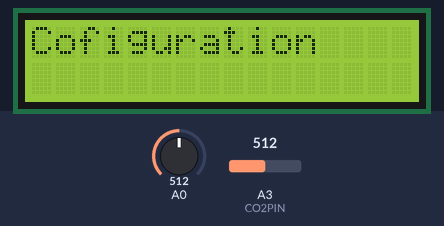
Simulated run of this sketch. Board: Arduino Uno, built with avr-gcc and run on an emulated ATmega328P. On the bench: 16×2 character LCD. The test bench sets the inputs (shaded band); at power-on: A0 = 512, A3 (CO2PIN) = 512. What the sketch prints to the serial monitor is not drawn.

Above: at 1.2 s.
1.3 s: A0 set to 900
At 2.5 s:
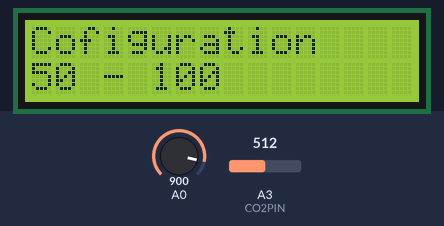
2.8 s: A0 set to 716
At 3.7 s:
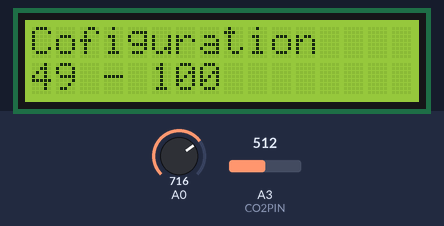
5.3 s: A0 set to 340
At 6.2 s:
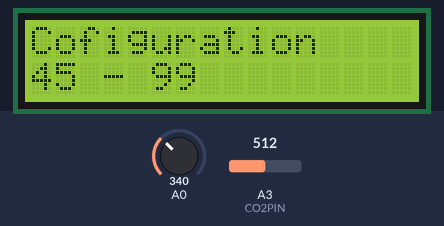
Timing chart, 0 to 8.3 s (numbered marks = the images above; inputs shaded):
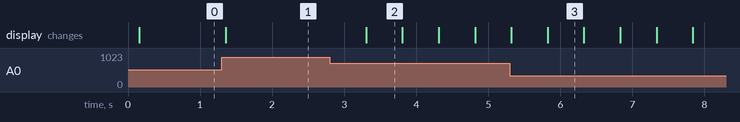

Measured:
- after the input at 1.3 s, the display: changes after 0.05 s (image 1)
- after the input at 2.8 s, the display: changes after 0.50 s (image 2)

The sketch:

meteostation.ino
```cpp
#include <LiquidCrystal.h>
#include <LCDKeypad.h>
#include <EEPROM.h>

#define CO2PIN A3

LCDKeypad lcd;

const int default_da = 50;
const int default_db = 100;

int da, db;

const int ppmMin = 350;
const int ppmMax = 10000;

float m, n;

void setup() {
  Serial.begin(9600);
  lcd.begin(16, 2);

  da = readWord(0);
   Serial.print("da: ");
   Serial.println(da);
  if (da <= 0) da = default_da;
  db = readWord(2);
   Serial.print("db: ");
   Serial.println(db);
  if (db <= da) db = max(default_db, da+20);

  prepareParams();
}

float volts;
int sensorValue, ppm, level;

void loop() {
   for (int i = 0; i < 4; i++)
   {
    sensorValue = analogRead(CO2PIN);
    delay(20);
   }

   lcd.setCursor(0,0);
   lcd.print(repeat(' ', 16));
   lcd.setCursor(0,0);

   lcd.print("D");
   lcd.print(sensorValue);

//   volts = valueToVoltage(sensorValue, 1);
//
//   lcd.print(" V");
//   lcd.print(volts);

   ppm = valueToPpm(sensorValue);

   lcd.print(" C");
   lcd.print(ppm);

   level = map(sensorValue, da, db, 16, 0);
//   Serial.print("Level1:");
//   Serial.println(level);
   level = constrain(level, 0, 16);
//   Serial.print("Level2:");
//   Serial.println(level);

  lcd.setCursor(0,1);
  lcd.print(repeat('#', level)+repeat(' ', 16-level));

  if (lcd.button()!=KEYPAD_NONE)
  {
    config();
  }

  delay(1000);
}

void config()
{
   lcd.clear();
   lcd.setCursor(0,0);
   lcd.print("Cofiguration");

    delay(50);
    while(lcd.button()!=KEYPAD_NONE)
    {
    }
    delay(50);


   int buttonPressed;

   for(;;)
   {
    lcd.setCursor(0,1);
    lcd.print(repeat(' ', 16));
    lcd.setCursor(0,1);
    lcd.print(da);
    lcd.print(" - ");
    lcd.print(db);

    while((buttonPressed=lcd.button())==KEYPAD_NONE)
    {
    }

     if (buttonPressed == KEYPAD_RIGHT)
     {
       break;
     }

     if (buttonPressed==KEYPAD_SELECT)
     {
       da = da - 1;
     }

     if (buttonPressed==KEYPAD_LEFT)
     {
       da = da + 1;
     }

     if (buttonPressed==KEYPAD_UP)
     {
       db = db + 1;
     }

     if (buttonPressed==KEYPAD_DOWN)
     {
       db = db - 1;
     }

     da = constrain(da, 0, 1023);
     db = constrain(db, da+1, 1023);

     delay(500);
   }
   writeWord(0, da);
   writeWord(2, db);

   prepareParams();
}

void prepareParams()
{
  m = pow(1.0*ppmMax/ppmMin, 1.0/(da - db));
  n = pow(m, -db)*ppmMin;
}

String repeat(char symbol, int times){
  if (times == 0) return String("");
  String res = String(symbol);
  for(;res.length()<times;)
    res += symbol;
   return res;
}

int valueToPpm(int value)
{
  return n*pow(m, value);
}

float valueToVoltage(int value, int digits)
{
  float power = pow(10, digits);
  int v = 5.0*power*value/1024.0;
  return v/power;
}

int readWord(int address)
{
//  Serial.println("Reading...");
//  int lo = (int)EEPROM.read(address);
//  int hi = (int)EEPROM.read(address+1) << 8;
//
//  Serial.print("Lo: ");
//  Serial.println(lo);
//
//  Serial.print("Hi*256: ");
//  Serial.println(hi);
//
//  Serial.print("Value: ");
//  Serial.println(lo | hi);

  return (int)EEPROM.read(address) | (((int)EEPROM.read(address+1)) << 8);
}

void writeWord(int address, int w)
{
//  Serial.print("Writing: ");
//  Serial.println(w);
//
//  byte lo = (byte)w;
//  byte hi = (byte)(w>>8);
//
//  Serial.print("Lo: ");
//  Serial.println(lo);
//
//  Serial.print("Hi: ");
//  Serial.println(hi);

  EEPROM.write(address, (byte)w);
  EEPROM.write(address+1, (byte)(w>>8));
}
```
